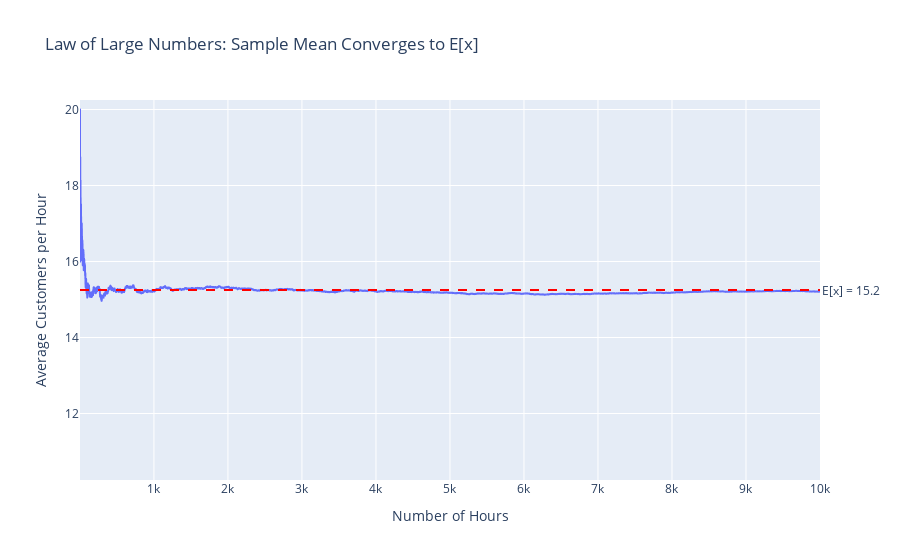

Source (notebook cell):
### Markdown cell above
## ✍️
Simuleer 10000 uren en toon aan dat het steekproefgemiddelde convergeert naar de verwachtingswaarde (Wet van Grote Aantallen).

### Code cell
# Simulate customer counts over many hours
n_hours = 10000
observed_customers = rng.choice(customers, size=n_hours, p=probabilities)

# Calculate cumulative average
cumulative_avg = np.cumsum(observed_customers) / np.arange(1, n_hours + 1)

# Plot convergence
df = pd.DataFrame({"Number of Hours": range(1, n_hours + 1), "Average Customers": cumulative_avg})
fig = px.line(
    df,
    x="Number of Hours",
    y="Average Customers",
    title="Law of Large Numbers: Sample Mean Converges to E[x]",
)
fig.add_hline(
    y=expectation,
    line_dash="dash",
    line_color="red",
    annotation_text=f"E[x] = {expectation:.1f}",
    annotation_position="right",
)
fig.update_layout(
    yaxis_range=[expectation - 5, expectation + 5], yaxis_title="Average Customers per Hour"
)
fig.show()

### Figure 1 — Plotly figure (JSON) as saved in the notebook; plotly's stock layout.template omitted (floating-point values rounded to 4 significant figures; data arrays with more than 128 entries replaced by an {"elided": "..."} marker saying what was removed)
{"data": [{"hovertemplate": "Number of Hours=%{x}<br>Average Customers=%{y}<extra></extra>", "legendgroup": "", "line": {"color": "#636efa", "dash": "solid"}, "marker": {"symbol": "circle"}, "mode": "lines", "name": "", "showlegend": false, "type": "scattergl", "x": {"elided": "10000 int values"}, "xaxis": "x", "y": {"elided": "10000 float values"}, "yaxis": "y"}], "layout": {"annotations": [{"showarrow": false, "text": "E[x] = 15.2", "x": 1, "xanchor": "left", "xref": "x domain", "y": 15.25, "yanchor": "middle", "yref": "y"}], "legend": {"tracegroupgap": 0}, "shapes": [{"line": {"color": "red", "dash": "dash"}, "type": "line", "x0": 0, "x1": 1, "xref": "x domain", "y0": 15.25, "y1": 15.25, "yref": "y"}], "title": {"text": "Law of Large Numbers: Sample Mean Converges to E[x]"}, "xaxis": {"anchor": "y", "domain": [0, 1], "title": {"text": "Number of Hours"}}, "yaxis": {"anchor": "x", "domain": [0, 1], "range": [10.25, 20.25], "title": {"text": "Average Customers per Hour"}}}}
